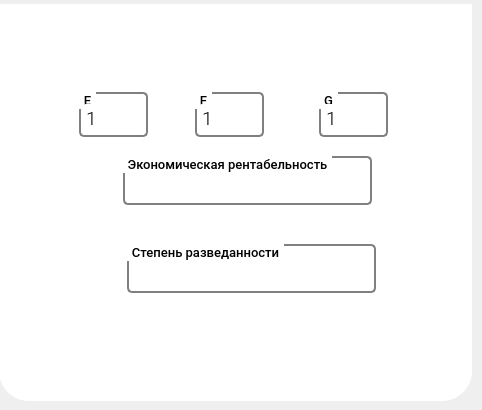
    <widget class="QWidget" name="rk_in">
     <property name="styleSheet">
      <string notr="true"/>
     </property>
     <attribute name="title">
      <string>РКООН</string>
     </attribute>
     <widget class="QFrame" name="frame_2">
      <property name="geometry">
       <rect>
        <x>-1</x>
        <y>4</y>
        <width>473</width>
        <height>397</height>
       </rect>
      </property>
      <property name="styleSheet">
       <string notr="true">Background-color: #ffffff;
border-bottom-right-radius: 30px;
border-bottom-left-radius: 30px;</string>
      </property>
      <property name="frameShape">
       <enum>QFrame::StyledPanel</enum>
      </property>
      <property name="frameShadow">
       <enum>QFrame::Raised</enum>
      </property>
      <widget class="QGroupBox" name="groupBox_4">
       <property name="geometry">
        <rect>
         <x>80</x>
         <y>88</y>
         <width>69</width>
         <height>45</height>
        </rect>
       </property>
       <property name="font">
        <font>
         <family>Roboto Medium</family>
         <pointsize>10</pointsize>
        </font>
       </property>
       <property name="styleSheet">
        <string notr="true">QGroupBox {
    background-color: #ffffff;
    border: 2px solid gray;
    border-radius: 5px;
    margin-top: 2ex; /* leave space at the top for the title */
}

QGroupBox::title {
    subcontrol-origin: margin;
    subcontrol-position: top left; /* position at the top center */
    padding: 0 3px;
}</string>
       </property>
       <property name="title">
        <string>E</string>
       </property>
       <widget class="QComboBox" name="in_rk_e">
        <property name="enabled">
         <bool>true</bool>
        </property>
        <property name="geometry">
         <rect>
          <x>4</x>
          <y>12</y>
          <width>61</width>
          <height>29</height>
         </rect>
        </property>
        <property name="font">
         <font>
          <family>Roboto Light</family>
          <pointsize>14</pointsize>
         </font>
        </property>
        <property name="styleSheet">
         <string notr="true">QComboBox {
    border: 0;
    border-radius: 3px;
    padding: 1px 18px 1px 3px;
}

QComboBox::drop-down {width:1}
</string>
        </property>
        <property name="inputMethodHints">
         <set>Qt::ImhLowercaseOnly</set>
        </property>
        <property name="editable">
         <bool>false</bool>
        </property>
        <property name="iconSize">
         <size>
          <width>16</width>
          <height>16</height>
         </size>
        </property>
        <property name="frame">
         <bool>true</bool>
        </property>
        <item>
         <property name="text">
          <string>1</string>
         </property>
        </item>
        <item>
         <property name="text">
          <string>2</string>
         </property>
        </item>
        <item>
         <property name="text">
          <string>112</string>
         </property>
        </item>
        <item>
         <property name="text">
          <string>3</string>
         </property>
        </item>
        <item>
         <property name="text">
          <string>33</string>
         </property>
        </item>
       </widget>
      </widget>
      <widget class="QGroupBox" name="groupBox_5">
       <property name="geometry">
        <rect>
         <x>196</x>
         <y>88</y>
         <width>69</width>
         <height>45</height>
        </rect>
       </property>
       <property name="font">
        <font>
         <family>Roboto Medium</family>
         <pointsize>10</pointsize>
        </font>
       </property>
       <property name="styleSheet">
        <string notr="true">QGroupBox {
    background-color: #ffffff;
    border: 2px solid gray;
    border-radius: 5px;
    margin-top: 2ex; /* leave space at the top for the title */
}

QGroupBox::title {
    subcontrol-origin: margin;
    subcontrol-position: top left; /* position at the top center */
    padding: 0 3px;
}</string>
       </property>
       <property name="title">
        <string>F</string>
       </property>
       <widget class="QComboBox" name="in_rk_f">
        <property name="enabled">
         <bool>true</bool>
        </property>
        <property name="geometry">
         <rect>
          <x>4</x>
          <y>12</y>
          <width>61</width>
          <height>29</height>
         </rect>
        </property>
        <property name="font">
         <font>
          <family>Roboto Light</family>
          <pointsize>14</pointsize>
         </font>
        </property>
        <property name="styleSheet">
         <string notr="true">QComboBox {
    border: 0;
    border-radius: 3px;
    padding: 1px 18px 1px 3px;
}

QComboBox::drop-down {width:1}
</string>
        </property>
        <property name="inputMethodHints">
         <set>Qt::ImhLowercaseOnly</set>
        </property>
        <property name="editable">
         <bool>false</bool>
        </property>
        <property name="iconSize">
         <size>
          <width>16</width>
          <height>16</height>
         </size>
        </property>
        <property name="frame">
         <bool>true</bool>
        </property>
        <item>
         <property name="text">
          <string>1</string>
         </property>
        </item>
        <item>
         <property name="text">
          <string>2</string>
         </property>
        </item>
        <item>
         <property name="text">
          <string>112</string>
         </property>
        </item>
        <item>
         <property name="text">
          <string>3</string>
         </property>
        </item>
        <item>
         <property name="text">
          <string>33</string>
         </property>
        </item>
       </widget>
      </widget>
      <widget class="QGroupBox" name="groupBox_6">
       <property name="geometry">
        <rect>
         <x>320</x>
         <y>88</y>
         <width>69</width>
         <height>45</height>
        </rect>
       </property>
       <property name="font">
        <font>
         <family>Roboto Medium</family>
         <pointsize>10</pointsize>
        </font>
       </property>
       <property name="styleSheet">
        <string notr="true">QGroupBox {
    background-color: #ffffff;
    border: 2px solid gray;
    border-radius: 5px;
    margin-top: 2ex; /* leave space at the top for the title */
}

QGroupBox::title {
    subcontrol-origin: margin;
    subcontrol-position: top left; /* position at the top center */
    padding: 0 3px;
}</string>
       </property>
       <property name="title">
        <string>G</string>
       </property>
       <widget class="QComboBox" name="in_rk_g">
        <property name="enabled">
         <bool>true</bool>
        </property>
        <property name="geometry">
         <rect>
          <x>4</x>
          <y>12</y>
          <width>61</width>
          <height>29</height>
         </rect>
        </property>
        <property name="font">
         <font>
          <family>Roboto Light</family>
          <pointsize>14</pointsize>
         </font>
        </property>
        <property name="styleSheet">
         <string notr="true">QComboBox {
    border: 0;
    border-radius: 3px;
    padding: 1px 18px 1px 3px;
}

QComboBox::drop-down {width:1}
</string>
        </property>
        <property name="inputMethodHints">
         <set>Qt::ImhLowercaseOnly</set>
        </property>
        <property name="editable">
         <bool>false</bool>
        </property>
        <property name="iconSize">
         <size>
          <width>16</width>
          <height>16</height>
         </size>
        </property>
        <property name="frame">
         <bool>true</bool>
        </property>
        <item>
         <property name="text">
          <string>1</string>
         </property>
        </item>
        <item>
         <property name="text">
          <string>2</string>
         </property>
        </item>
        <item>
         <property name="text">
          <string>112</string>
         </property>
        </item>
        <item>
         <property name="text">
          <string>3</string>
         </property>
        </item>
        <item>
         <property name="text">
          <string>33</string>
         </property>
        </item>
       </widget>
      </widget>
      <widget class="QGroupBox" name="groupBox_7">
       <property name="geometry">
        <rect>
         <x>124</x>
         <y>152</y>
         <width>249</width>
         <height>49</height>
        </rect>
       </property>
       <property name="font">
        <font>
         <family>Roboto Medium</family>
         <pointsize>10</pointsize>
        </font>
       </property>
       <property name="styleSheet">
        <string notr="true">QGroupBox {
    background-color: #ffffff;
    border: 2px solid gray;
    border-radius: 5px;
    margin-top: 2ex; /* leave space at the top for the title */
}

QGroupBox::title {
    subcontrol-origin: margin;
    subcontrol-position: top left; /* position at the top center */
    padding: 0 3px;
}</string>
       </property>
       <property name="title">
        <string>Экономическая рентабельность</string>
       </property>
       <widget class="QComboBox" name="in_rk_que_1">
        <property name="geometry">
         <rect>
          <x>4</x>
          <y>16</y>
          <width>241</width>
          <height>25</height>
         </rect>
        </property>
        <property name="font">
         <font>
          <family>Roboto Light</family>
          <pointsize>11</pointsize>
         </font>
        </property>
        <property name="styleSheet">
         <string notr="true">QComboBox {
    border: 0;
    border-radius: 3px;
    padding: 1px 18px 1px 3px;
    min-width: 6em;
}

QComboBox::drop-down {
	subcontrol-origin: padding;
    subcontrol-position: top right;
	border-width:0;
}</string>
        </property>
        <property name="inputMethodHints">
         <set>Qt::ImhLowercaseOnly</set>
        </property>
        <property name="editable">
         <bool>false</bool>
        </property>
        <item>
         <property name="text">
          <string/>
         </property>
        </item>
        <item>
         <property name="text">
          <string>Нет уточнений</string>
         </property>
        </item>
        <item>
         <property name="text">
          <string>Рентабельны</string>
         </property>
        </item>
        <item>
         <property name="text">
          <string>Рентабельны в перспективе</string>
         </property>
        </item>
        <item>
         <property name="text">
          <string>Рентабельность не известна</string>
         </property>
        </item>
        <item>
         <property name="text">
          <string>Не рентабельны</string>
         </property>
        </item>
        <item>
         <property name="text">
          <string>Добываются в убыток</string>
         </property>
        </item>
       </widget>
      </widget>
      <widget class="QGroupBox" name="groupBox_8">
       <property name="geometry">
        <rect>
         <x>128</x>
         <y>240</y>
         <width>249</width>
         <height>49</height>
        </rect>
       </property>
       <property name="font">
        <font>
         <family>Roboto Medium</family>
         <pointsize>10</pointsize>
        </font>
       </property>
       <property name="styleSheet">
        <string notr="true">QGroupBox {
    background-color: #ffffff;
    border: 2px solid gray;
    border-radius: 5px;
    margin-top: 2ex; /* leave space at the top for the title */
}

QGroupBox::title {
    subcontrol-origin: margin;
    subcontrol-position: top left; /* position at the top center */
    padding: 0 3px;
}</string>
       </property>
       <property name="title">
        <string>Степень разведанности</string>
       </property>
       <widget class="QComboBox" name="in_rk_que_2">
        <property name="geometry">
         <rect>
          <x>4</x>
          <y>16</y>
          <width>241</width>
          <height>25</height>
         </rect>
        </property>
        <property name="font">
         <font>
          <family>Roboto Light</family>
          <pointsize>11</pointsize>
         </font>
        </property>
        <property name="styleSheet">
         <string notr="true">QComboBox {
    border: 0;
    border-radius: 3px;
    padding: 1px 18px 1px 3px;
    min-width: 6em;
}

QComboBox::drop-down {
	subcontrol-origin: padding;
    subcontrol-position: top right;
	border-width:0;
}</string>
        </property>
        <property name="inputMethodHints">
         <set>Qt::ImhLowercaseOnly</set>
        </property>
        <property name="editable">
         <bool>false</bool>
        </property>
        <item>
         <property name="text">
          <string/>
         </property>
        </item>
        <item>
         <property name="text">
          <string>Нет уточнений</string>
         </property>
        </item>
        <item>
         <property name="text">
          <string>Рентабельны</string>
         </property>
        </item>
        <item>
         <property name="text">
          <string>Рентабельны в перспективе</string>
         </property>
        </item>
        <item>
         <property name="text">
          <string>Рентабельность не известна</string>
         </property>
        </item>
        <item>
         <property name="text">
          <string>Не рентабельны</string>
         </property>
        </item>
        <item>
         <property name="text">
          <string>Добываются в убыток</string>
         </property>
        </item>
       </widget>
      </widget>
     </widget>
    </widget>
